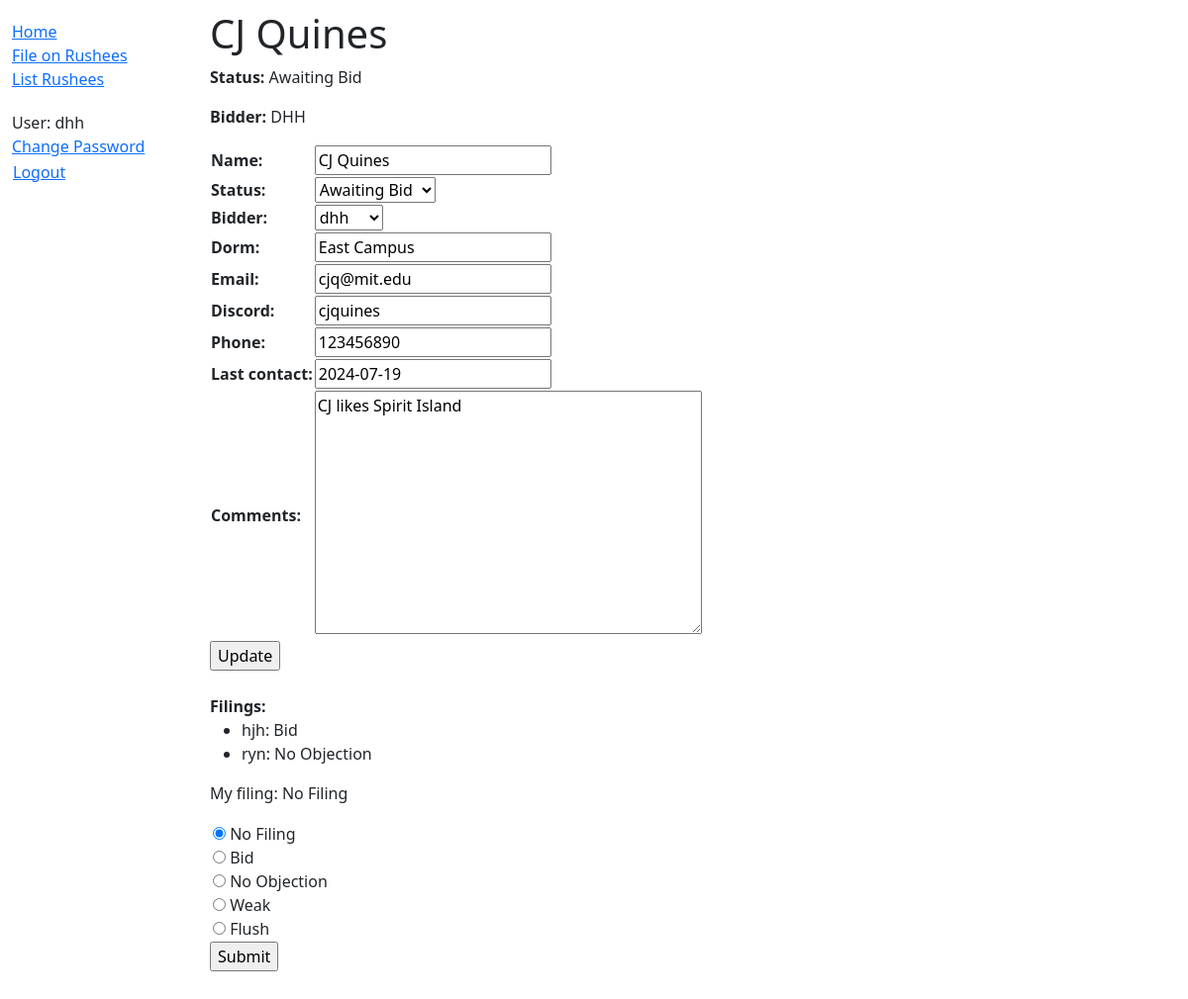
Screenshot of /rushee/3/ (signed in) with the database file from the repository.
### rush/models.py (models this page shows, shortened)
class Rushee(models.Model):
    STATUSES = (
        ('n', 'None'),
        ('a', 'Awaiting Bid'),
        ('b', 'Bid Delivered'),
        ('p', 'Pledged'),
    )
    name = models.CharField(max_length=100)
    dorm = models.CharField(max_length=50, null=True, blank=True)
    email = models.EmailField(null=True, blank=True)
    discord = models.CharField(max_length=50, null=True, blank=True)
    phone = models.CharField(max_length=20, null=True, blank=True)
    status = models.CharField(max_length=1, choices=STATUSES, default='None')
    bidder = models.ForeignKey(settings.AUTH_USER_MODEL, on_delete=models.SET_NULL, null=True, blank=True)
    last_contact = models.DateField(null=True, blank=True)
    comments = models.TextField(null=True, blank=True)
    class Meta:
        ordering = ['status', 'name']
    @property
    def b(self):
        return len(self.filing_set.filter(type__exact='b'))
    @property
    def n(self):
        return len(self.filing_set.filter(type__exact='n'))
    def __str__(self):
        return f'{self.name}'

class Filing(models.Model):
    FILING_TYPES = (
        ('b', 'Bid'),
        ('n', 'No Objection'),
        ('w', 'Weak'),
        ('f', 'Flush'),
    )
    type = models.CharField(max_length=1, choices=FILING_TYPES)
    rushee = models.ForeignKey(Rushee, on_delete=models.CASCADE)
    active = models.ForeignKey(settings.AUTH_USER_MODEL, on_delete=models.CASCADE)

### rush/views.py (the view)
# urls.py: path('rushee/<int:pk>/', views.RusheeDetailView, name='rushee-detail'),
@login_required
def RusheeDetailView(request, pk):
    rushee = get_object_or_404(Rushee, pk=pk)
    active_file = Filing.objects.filter(active_id=request.user.id).filter(rushee_id=rushee.id)
    user_file = Filing.objects.filter(active_id=request.user.id).filter(rushee_id=rushee.id)
    if len(active_file) > 0:
        user_file = user_file[0].type
    else:
        user_file = 'x'
    user_file = {'type': user_file}
    if request.method == 'POST':
        if 'update' in request.POST:
            modify_form = ModifyRusheeForm(instance=rushee, data=request.POST)
            filing_form = FilingForm(initial=user_file)
            if modify_form.is_valid():
                for i in modify_form.cleaned_data.keys():
                    setattr(rushee, i, modify_form.cleaned_data[i])
                rushee.save()
        elif 'file' in request.POST:
            filing_form = FilingForm(request.POST)
            if filing_form.is_valid():
                type = filing_form.cleaned_data['type']
                for i in active_file:
                    i.delete()
                active_file = []
                if type != 'x':
                    active_file = [Filing(rushee=rushee, active=request.user, type=type)]
                    active_file[0].save()
        elif 'delete' in request.POST:
            filing_form = FilingForm(initial=user_file)
            delete_form = DeleteForm(request.POST)
            if delete_form.is_valid():
                if delete_form.cleaned_data['rushees']:
                    rushee.delete()
                    return redirect('rushee-list')
                if delete_form.cleaned_data['filings']:
                    filings = Filing.objects.all()
                    for i in filings:
                        if i.rushee == rushee:
                            i.delete()
        else:
            filing_form = FilingForm(initial=user_file)
    else:
        filing_form = FilingForm(initial=user_file)
    modify_form = ModifyRusheeForm(instance=rushee)
    delete_form = DeleteForm()
    if len(active_file) > 0:
        active_file = active_file[0].get_type_display()
    else:
        active_file = 'No Filing'
    context = {
        'rushee': rushee,
        'file_form': filing_form,
        'modify_form': modify_form,
        'active_file': active_file,
        'delete_form': delete_form,
    }
    return render(request, 'rush/rushee_detail.html', context)

### rush/forms.py
class FilingForm(forms.Form):
    CHOICES = (('x', 'No Filing'),) + Filing.FILING_TYPES
    type = forms.ChoiceField(widget=forms.RadioSelect, choices=CHOICES, label='', initial='x')

class ModifyRusheeForm(forms.ModelForm):
    class Meta:
        model = Rushee
        fields = ['name', 'status', 'bidder', 'dorm', 'email', 'discord', 'phone', 'last_contact', 'comments']

### rush/templates/rush/rushee_detail.html (shortened to what this page needs)
{% extends "base_generic.html" %}
{% block head %}
    <link rel="stylesheet" href="https://code.jquery.com/ui/1.13.3/themes/base/jquery-ui.css">
{% endblock %}
{% block content %}
    <h1>{{ rushee }}</h1>
    {% if user.is_staff %}
        <p><strong>{{ rushee.long_filings_desc }}</strong></p>
        {% if rushee.flush %}
            <p class="text-danger">{{ rushee }} has a flush filing</p>
        {% elif rushee.weak %}
            <p class="text-warning">{{ rushee }} has a weak filing</p>
        {% else %}
            <p{% if rushee.autobid %} class="text-success"{% endif %}>
            {{ rushee }} has {% if rushee.autobid %}{% else %}not {% endif %}met autobid conditions.
        {% endif %}
    </p>
    {% else %}
        <p><strong>Status:</strong> {{ rushee.get_status_display }}</p>
        {% if rushee.status == 'a' %}
            <p><strong>Bidder:</strong> {{ rushee.bidder|upper }}</p>
        {% endif %}
    {% endif %}
    <form action="" method="post">
        <table>
            {{ modify_form.as_table }}
        </table>
        <input type="submit" value="Update" name="update">
    </form>
    <br/>
    <strong>Filings:</strong>
    <ul>
        {% for filing in rushee.filing_set.all %}
            <li> {{ filing.active }}: {{ filing.get_type_display }}</li>
        {% empty %}
            <li> no filings</li>
        {% endfor %}
    </ul>
    <p>My filing: {{ active_file }}</p>
    <form action="" method="post">
        <table>
            {{ file_form.as_table }}
        </table>
        <input type="submit" value="Submit" name="file">
    </form>
{% endblock %}

### rush/templates/base_generic.html (shortened to what this page needs)
<!DOCTYPE html>
<html lang="en">
<head>
    <link href="https://cdn.jsdelivr.net/npm/bootstrap@5.3.3/dist/css/bootstrap.min.css" rel="stylesheet"
>
    {% load static %}
    <link rel="stylesheet" href="{% static 'css/styles.css' %}">
    {% block head %}{% endblock %}
</head>
<body>
<div class="container-fluid">
    <div class="row">
        <div class="col-sm-2">
            {% block sidebar %}
                <ul class="sidebar-nav">
                    <li><a href="{% url 'index' %}">Home</a></li>
                    {% if user.is_authenticated %}
                        <li><a href="{% url 'file-list' %}">File on Rushees</a></li>
                        <li><a href="{% url 'rushee-list' %}">List Rushees</a></li>
                    {% endif %}
                </ul>
                <ul class="sidebar-nav">
                    {% if user.is_authenticated %}
                        <li>User: {{ user.get_username }}</li>
                        <li><a href="{% url 'reset-password' %}">Change Password</a></li>
                        <li>
                            <form id="logout-form" method="post" action="{% url 'logout' %}">
                                <button type="submit" class="btn btn-link">Logout</button>
                            </form>
                        </li>
                    {% else %}
                        <li><a href="{% url 'login' %}">Login</a></li>
                    {% endif %}
                </ul>
            {% endblock %}
        </div>
        <div class="col-sm-10 ">
            {% block content %}{% endblock %}
        </div>
    </div>
</div>
</body>
</html>

### static/css/styles.css (style rules this page uses)
.sidebar-nav { margin-top: 20px; padding: 0; list-style: none; }
#logout-form { display: inline; }
#logout-form button { padding: 0; margin: 0; }
.col-sm-10 { padding-top: 10px; padding-bottom: 50px; }

### rows the page displays
Rushee: name "CJ Quines", status "Awaiting Bid", bidder "DHH", bidder "dhh", dorm "East Campus", email "cjq@mit.edu", discord "cjquines", phone "123456890", last_contact "2024-07-19", comments "CJ likes Spirit Island"
Filing: active "hjh", type "Bid"
Filing: active "ryn", type "No Objection"

### other values shown
{{ user.get_username }} "dhh"
{{ active_file }} "No Filing"
